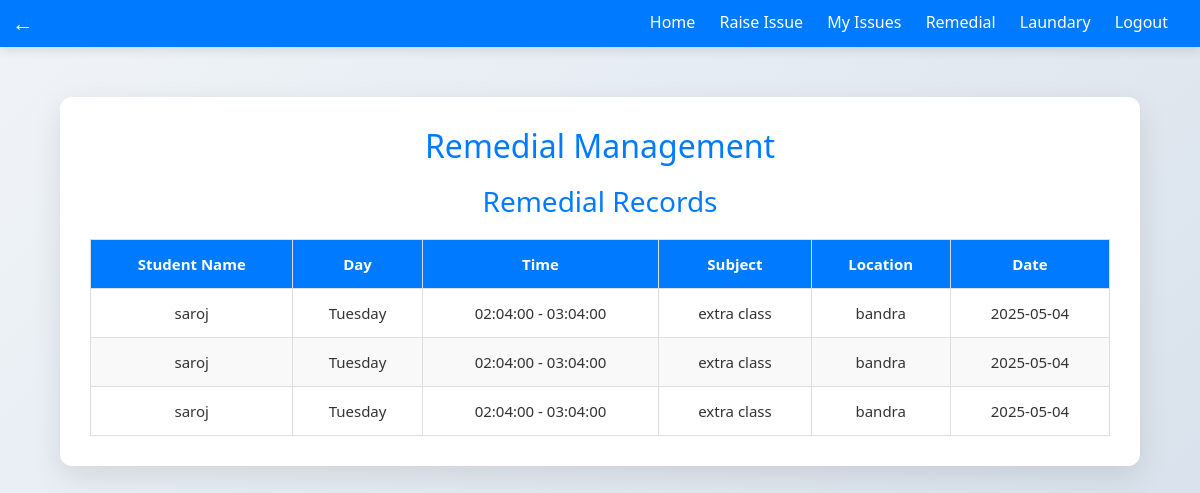
/view_Remedial.php (signed in), run on the app's committed database.
### tables this page shows
CREATE TABLE `tuitions` (
  `id` int(11) NOT NULL,
  `student_id` int(11) NOT NULL,
  `student_name` varchar(100) NOT NULL,
  `day` enum('Monday','Tuesday','Wednesday','Thursday','Friday','Saturday','Sunday') NOT NULL,
  `from_time` time NOT NULL,
  `to_time` time NOT NULL,
  `subject` varchar(100) NOT NULL,
  `location` varchar(100) NOT NULL,
  `tuition_date` date NOT NULL,
  `created_at` timestamp NOT NULL DEFAULT current_timestamp()
);

### view_Remedial.php (the view, shortened to what this page needs)
<?php
include 'db.php';
$user_id = $_SESSION['user_id'];
?>
<!DOCTYPE html>
<html lang="en">
<head>
<link href="https://cdn.jsdelivr.net/npm/bootstrap@5.3.3/dist/css/bootstrap.min.css" rel="stylesheet">
    <link rel="stylesheet" href="style.css">
</head>
<body >
<?php include 'navbar.php'; ?>
    <div class="container table-responsive">
        <h2>Remedial Management</h2>
            <h3>Remedial Records</h3>
            <table border="1" cellpadding="10" cellspacing="0" width="100%" >
                <tr>
                    <th>Student Name</th>
                    <th>Day</th>
                    <th>Time</th>
                    <th>Subject</th>
                    <th>Location</th>
                    <th>Date</th>
                </tr>
                <tbody>
                    <?php
                $sql="SELECT * FROM tuitions WHERE student_id=$user_id";
                    $res = $conn->query($sql);
                while ($row = $res->fetch_assoc()) {
                    echo "<tr>
                            <td>{$row['student_name']}</td>
                            <td>{$row['day']}</td>
                            <td>{$row['from_time']} - {$row['to_time']}</td>
                            <td>{$row['subject']}</td>
                            <td>{$row['location']}</td>
                            <td>{$row['tuition_date']}</td>
                        </tr>";
                }
                ?>
                </tbody>
            </table>
    </div>
</body>
</html>

### style.css (style rules this page uses)
* { box-sizing: border-box; margin: 0; padding: 0; }
body { font-family: 'Segoe UI', Tahoma, Geneva, Verdana, sans-serif; background: linear-gradient(135deg, #f0f4f8, #d9e2ec); color: #333; line-height: 1.6; }
.container { background: #ffffff; max-width: 90vw; margin: 50px auto; padding: 30px; border-radius: 12px; box-shadow: 0 10px 30px rgba(0, 0, 0, 0.1); text-align: left; }
h1, h2, h3 { text-align: center; color: #007BFF; margin-bottom: 20px; }
table { width: 100% ; border-collapse: collapse ; margin-top: 20px ; font-size: 15px ; }
th, td { border: 1px solid #ddd !important; padding: 12px 15px ; text-align: center ; }
th { background-color: #007BFF !important; color: white !important; }
tr:nth-child(even) { background-color: #f9f9f9 !important; }

### data on the page
tuitions: student_name "saroj", day "Tuesday", from_time "02:04:00", to_time "03:04:00", subject "extra class", location "bandra", tuition_date "2025-05-04"
tuitions: student_name "saroj", day "Tuesday", from_time "02:04:00", to_time "03:04:00", subject "extra class", location "bandra", tuition_date "2025-05-04"
tuitions: student_name "saroj", day "Tuesday", from_time "02:04:00", to_time "03:04:00", subject "extra class", location "bandra", tuition_date "2025-05-04"
